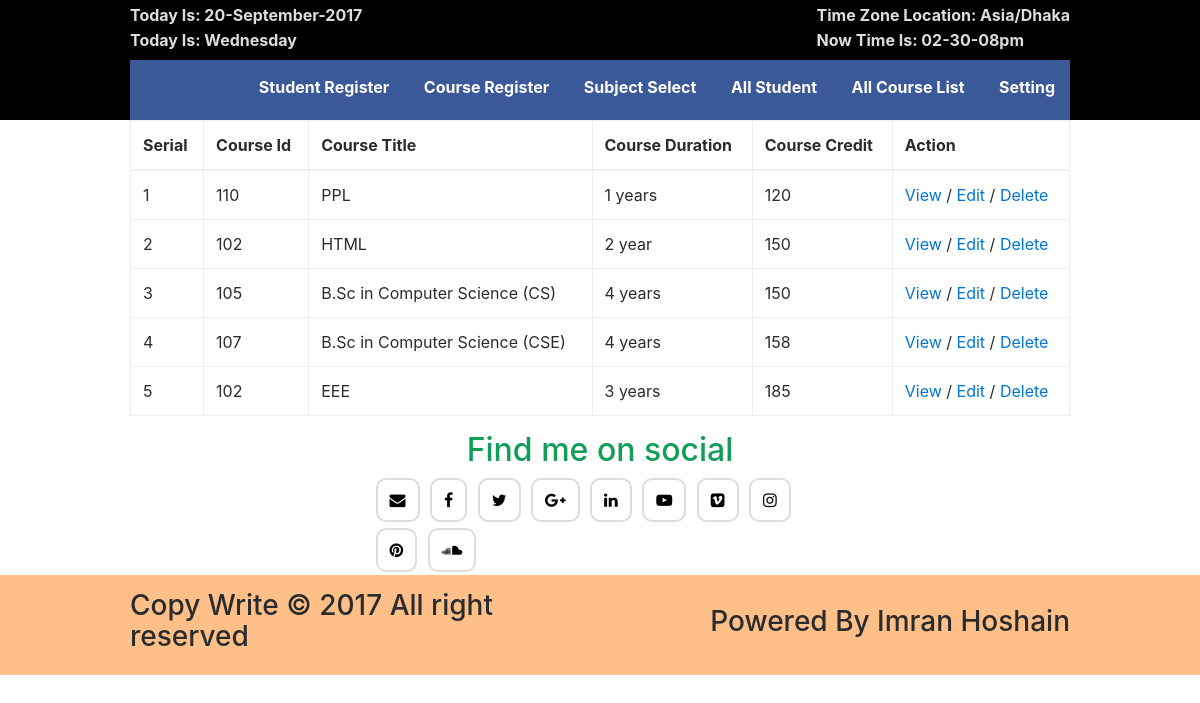
Page /all_course_list.php on the committed database.
### tables this page shows
CREATE TABLE `courses` (
  `id` int(11) NOT NULL,
  `std_id` varchar(255) NOT NULL,
  `course_id` varchar(255) NOT NULL,
  `course_title` varchar(255) NOT NULL,
  `course_duration` varchar(255) NOT NULL,
  `course_credit` varchar(255) NOT NULL
);

### all_course_list.php (the view, shortened to what this page needs)
<?php
$db = new PDO('mysql:host=localhost;dbname=bitm_student;charset=utf8mb4', 'root', '');
$query = "SELECT * FROM `courses`";
$stmt = $db->query($query);
$data = $stmt->fetchAll(PDO::FETCH_ASSOC);
?>
    <!DOCTYPE html>
    <html lang="en">
    <head>
        <link type="text/css" href="css/bootstrap.min.css" rel="stylesheet">
        <link type="text/css" href="css/font-awesome.min.css" rel="stylesheet">
        <link type="text/css" href="style.css" rel="stylesheet">
        <link type="text/css" href="css/responsive.css" rel="stylesheet">
    </head>
    <body>
      <header>
        <?php include 'header.php';?>
    </header>
       <section>
           <div class="container">
            <div class="table-responsive">
                <table class="table table-bordered">
                    <thead>
                        <tr>
                            <th>Serial</th>
                            <th>Course Id</th>
                            <th>Course Title</th>
                            <th>Course Duration</th>
                            <th>Course Credit</th>
                            <th>Action</th>
                        </tr>
                    </thead>
                    <tbody>
                       <?php
                            $sl=0;
                        foreach($data as $all_user){
                            $sl++
                        ?>
                        <tr>
                            <td><?php echo $sl; ?></td>
                            <td><?php echo $all_user['course_id']; ?></td>
                            <td><?php echo $all_user['course_title']; ?></td>
                            <td><?php echo $all_user['course_duration']; ?></td>
                            <td><?php echo $all_user['course_credit']; ?></td>
                            <td><a href="sub_profile.php?id=<?php echo $all_user['id'];?>">View</a> / <a href="sub_edit.php?id=<?php echo $all_user['id'];?>">Edit</a> / <a href="delete.php?id=<?php echo $all_user['id'];?>">Delete</a></td>
                        </tr>
                        <?php } ?>
                    </tbody>
                </table>
            </div>
           </div>
       </section>
        <footer>
            <?php include 'footer.php';?>
        </footer>
    </body>
    </html>

### style.css (style rules this page uses)
html { color: #222; font-size: 1em; line-height: 1.4; }
header { background: #000 none repeat scroll 0 0; }

### css/responsive.css (style rules this page uses)
@media only screen and (min-width: 992px) and (max-width: 1200px) { .container { width: 970px; } }

### rows in the picture
courses: course "110", course_title "PPL", course_duration "1 years", course_credit "120"
courses: course "102", course_title "HTML", course_duration "2 year", course_credit "150"
courses: course "105", course_title "B.Sc in Computer Science (CS)", course_duration "4 years", course_credit "150"
courses: course "107", course_title "B.Sc in Computer Science (CSE)", course_duration "4 years", course_credit "158"
courses: course "102", course_title "EEE", course_duration "3 years", course_credit "185"

### other values in the picture
date_default_timezone_get() "Asia/Dhaka"
